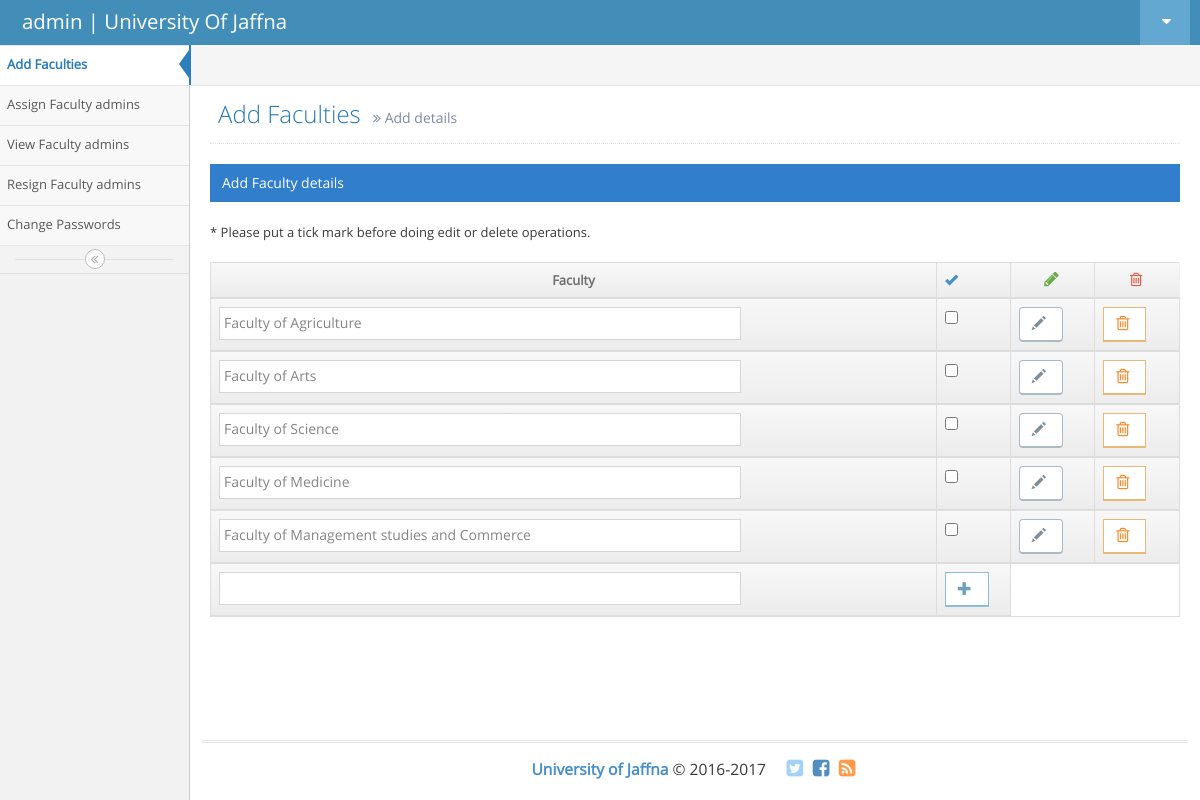
/admin_index.php (signed in), run on the app's committed database.
### tables this page shows
CREATE TABLE `faculty` (
  `fac_id` int(5) NOT NULL,
  `fac_name` varchar(50) NOT NULL
);

### admin_index.php (the view, shortened to what this page needs)
<!DOCTYPE html>
<html lang="en">
	<head>
		<link rel="stylesheet" href="assets/css/bootstrap.min.css" />
		<link rel="stylesheet" href="assets/font-awesome/4.5.0/css/font-awesome.min.css" />
		<link rel="stylesheet" href="assets/css/ace.min.css" class="ace-main-stylesheet" id="main-ace-style" />
		<link rel="stylesheet" href="assets/css/ace-skins.min.css" />
		<link rel="stylesheet" href="assets/css/ace-rtl.min.css" />
	</head>
	<body class="no-skin">
		<div id="navbar" class="navbar navbar-default          ace-save-state">
			<div class="navbar-container ace-save-state" id="navbar-container">
				<div class="navbar-header pull-left">
					<a href="admin_index.php" class="navbar-brand">
						<small>
			<?php
			echo $_SESSION['sess_userrole'];
			?>
 | University Of Jaffna
						</small>
					</a>
				</div>
				<div class="navbar-buttons navbar-header pull-right" role="navigation">
					<ul class="nav ace-nav">
						<li class="light-blue dropdown-modal">
							<a data-toggle="dropdown" href="#" class="dropdown-toggle">
								<i class="ace-icon fa fa-caret-down"></i>
							</a>
						</li>
					</ul>
				</div>
			</div>
		</div>
		<div class="main-container ace-save-state" id="main-container">
			<div id="sidebar" class="sidebar                  responsive                    ace-save-state">
				<ul class="nav nav-list">
					<li class="active">
						<a href="admin_index.php">
							<span class="menu-text">Add Faculties</span>
						</a>
					</li>
					<li class="">
						<a href="admin_assign_dept_admin.php">
							<span class="menu-text">Assign Faculty admins</span>
						</a>
					</li>
					<li class="">
						<a href="admin_add_head.php">
							<span class="menu-text">View Faculty admins</span>
						</a>
					</li>
					<li class="">
						<a href="admin_resign_head.php">
							<span class="menu-text">Resign Faculty admins</span><br>
						</a>
					</li>
					<li class="">
						<a href="admin_change_password.php">
							<span class="menu-text">Change Passwords</span>
						</a>
					</li>
				</ul>
				<div class="sidebar-toggle sidebar-collapse" id="sidebar-collapse">
					<i id="sidebar-toggle-icon" class="ace-icon fa fa-angle-double-left ace-save-state" data-icon1="ace-icon fa fa-angle-double-left" data-icon2="ace-icon fa fa-angle-double-right"></i>
				</div>
			</div>
			<div class="main-content">
				<div class="main-content-inner">
					<div class="breadcrumbs ace-save-state" id="breadcrumbs">
					</div>
					<div class="page-content">
<div class="page-header">
							<h1>
								Add Faculties
								<small>
									<i class="ace-icon fa fa-angle-double-right"></i>
									Add details
								</small>
							</h1>
						</div>
						<div class="row">
							<div class="col-xs-12">
								<div class="row">
									<div class="col-xs-12">
										<div class="clearfix">
										</div>
										<div class="table-header">
											Add Faculty details
										</div>
											<br>
											* Please put a tick mark before doing edit or delete operations.
										<div align="center"  >
<html>
<body>
<center>
<br>
<?php
$query ="SELECT * FROM faculty";
$result=mysql_query($query);
$i =0;
?>
<form  action="<?php echo $_SERVER['PHP_SELF']; ?>" method="POST" >
<table id="simple-table" class="table  table-bordered table-hover">
											<thead>
  <tr>
   <th width="600"> <div align="center">Faculty</div></th>
    <span class="green">
	<th  width="20"> <div ><a class="blue" href="#"><i class="ace-icon glyphicon glyphicon-ok"></i></a> </div></th>
    <th width="70"> <div align="center"><a class="green" href="#"><i class="ace-icon fa fa-pencil bigger-130"></i></a> </div></th></span>
    <th width="70"> <div align="center"><a class="red" href="#"><i class="ace-icon fa fa-trash-o bigger-120"></i></a> </div></th>
  </tr>
<?php
while($query_row =mysql_fetch_array($result))
   {
	   echo "<td>";
	   echo '<input type="text" size =60 value ="'.$query_row['fac_name'].'" name ="fn'.$i.'"/>';
	   echo "</td>";
		echo "<td>";
	    echo '<input type="checkbox" name="check-all'.$i.'" />';
	    echo "</td>";
echo "<td>";
		 echo '<button class="btn btn-white btn-default btn-round" name ="updatebtn'.$i.'" >
												<i class="ace-icon glyphicon glyphicon-pencil"></i>
											</button>';
	    echo "</td>";
	    echo "<td>";
		 echo '<button class="btn btn-white btn-warning btn-bold" name ="deletebtn'.$i.'" >
												<i class="ace-icon fa fa-trash-o bigger-120 orange"></i>
											</button>';
	    echo "</td>";
		$i++;
   }
   echo "<tr>";
    echo "<td>";
    echo '<input type ="text" size=60 name = "txtfn"/>';
    echo "</td>";
    echo "<td>";
	echo'<button class="btn btn-white btn-info btn-bold" type ="submit" name ="addbtn">
												<i class="ace-icon glyphicon glyphicon-plus"></i>
											</button>';
    echo "</td>";
   echo "</tr>";
?>
</thead>
</table>
</form>
</center>
</body>
</html>
										</div>
									</div>
								</div>
							</div>
						</div>
					</div>
				</div>
			</div>
			<div class="footer">
				<div class="footer-inner">
					<div class="footer-content">
						<span class="bigger-120">
							<span class="blue bolder">University of Jaffna</span> &copy; 2016-2017
						</span>
						<span class="action-buttons">
							<a href="#">
								<i class="ace-icon fa fa-twitter-square light-blue bigger-150"></i>
							</a>
							<a href="#">
								<i class="ace-icon fa fa-facebook-square text-primary bigger-150"></i>
							</a>
							<a href="#">
								<i class="ace-icon fa fa-rss-square orange bigger-150"></i>
							</a>
						</span>
					</div>
				</div>
			</div>
		</div>
	</body>
</html>

### data on the page
faculty: fac_name "Faculty of Agriculture"
faculty: fn1 "Faculty of Arts"
faculty: fac_name "Faculty of Science"
faculty: fac_name "Faculty of Medicine"
faculty: fac_name "Faculty of Management studies and Commerce"

### other printed values
$_SESSION['sess_userrole'] "admin"
